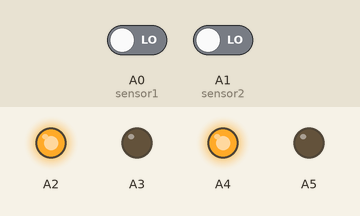
Recording of a sketch running on a simulated Arduino Uno, built with avr-gcc and run on an emulated ATmega328P. On the bench: output pins drawn as LEDs (lit = HIGH). The inputs (shaded band) are chosen by the test bench; at power-on: A0 (sensor1) LOW, A1 (sensor2) LOW.

Above: at 1.2 s.
1.3 s: A0 (sensor1) driven HIGH
At 2.2 s:
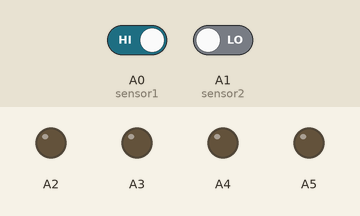
2.8 s: A0 (sensor1) driven LOW
At 3.4 s:
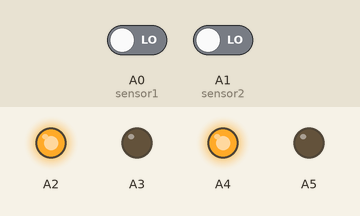
4.3 s: A1 (sensor2) driven HIGH
At 5.7 s:
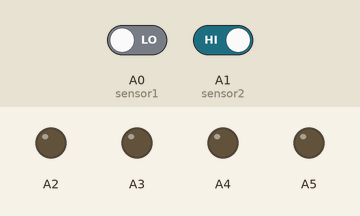
Timing chart, 0 to 7.3 s (numbered marks = the images above; inputs shaded):
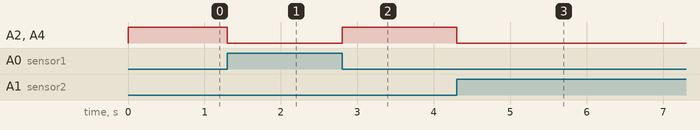

The sketch:

car_front_obstacle_detector.ino
```cpp
int sensor1 = A0;
int sensor2 = A1;
//int one=A2;

void setup()
{
  // put your setup code here, to run once:
  pinMode(sensor1, INPUT);
  pinMode(sensor2, INPUT);
  pinMode(A2, OUTPUT);
  pinMode(A3, OUTPUT);
  pinMode(A4, OUTPUT);
  pinMode(A5, OUTPUT);
  pinMode(A2, OUTPUT);
}

void loop()
{
  // put your main code here, to run repeatedly:
  int s1 = digitalRead(sensor1);
  int s2 = digitalRead(sensor2);
  //int val=digitalRead(one);
  //if(val==LOW)
  //{
  if (s1 == HIGH || s2 == HIGH)
  {
    digitalWrite(A2, LOW);
    digitalWrite(A3, LOW);
    digitalWrite(A4, LOW);
    digitalWrite(A5, LOW);
  }
  else
  {
    digitalWrite(A2, HIGH);
    digitalWrite(A3, LOW);
    digitalWrite(A4, HIGH);
    digitalWrite(A5, LOW);
  }
  //  }
}
```

Measured:
- after the input at 1.3 s, A2, A4: HIGH → LOW at once
- after the input at 2.8 s, A2, A4: LOW → HIGH at once
- after the input at 4.3 s, A2, A4: HIGH → LOW at once
